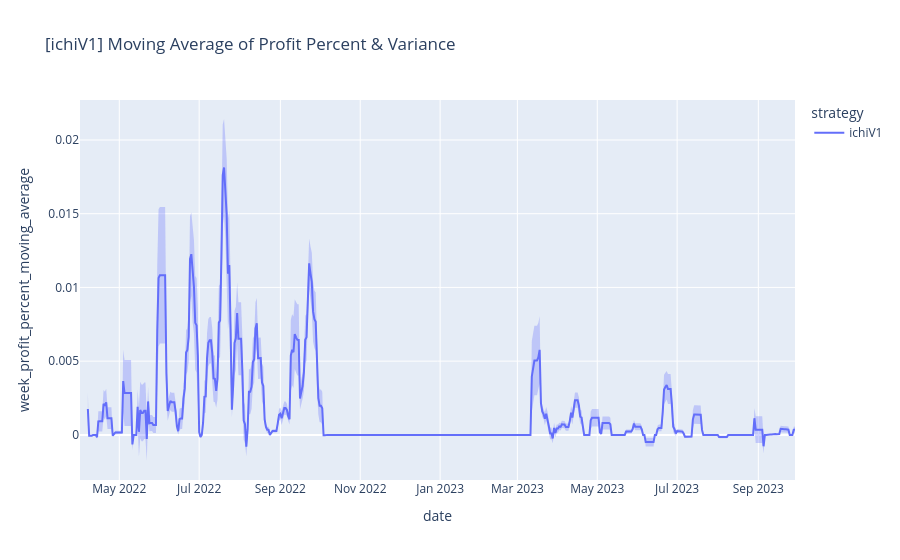
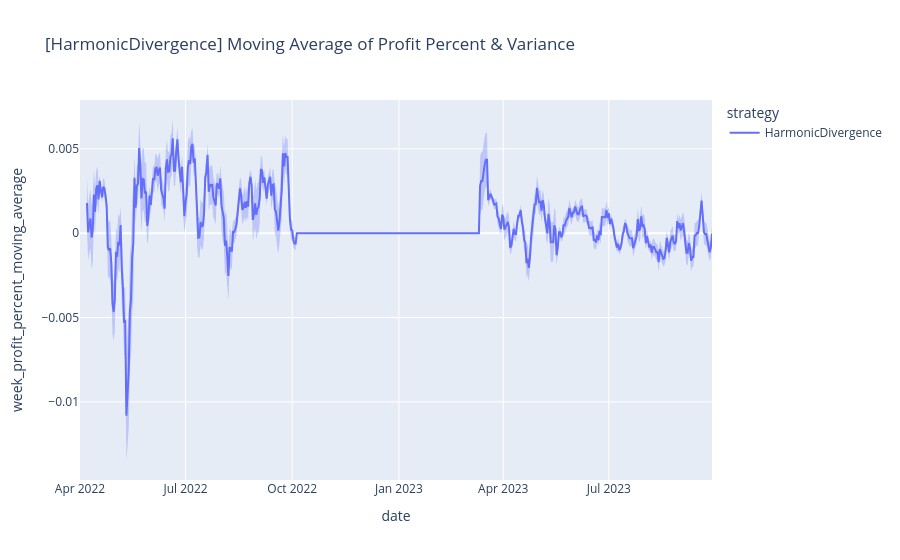
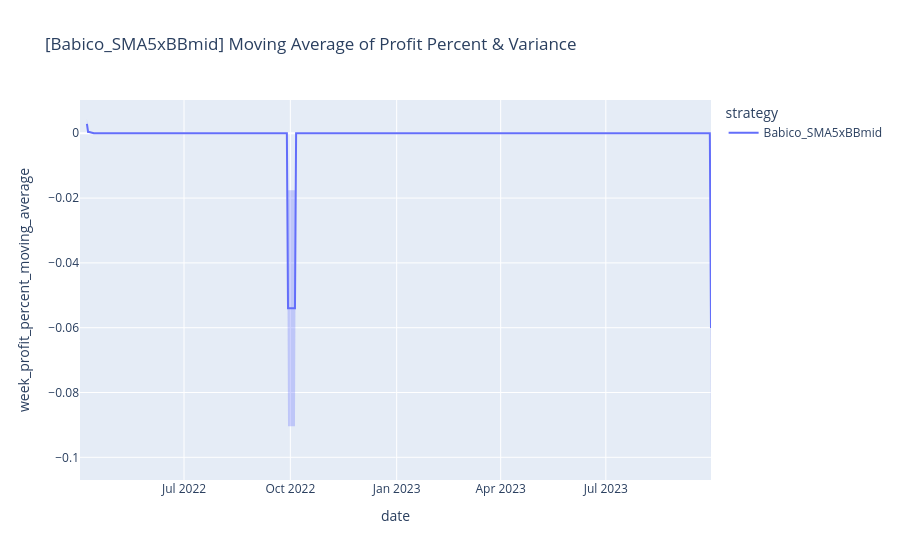
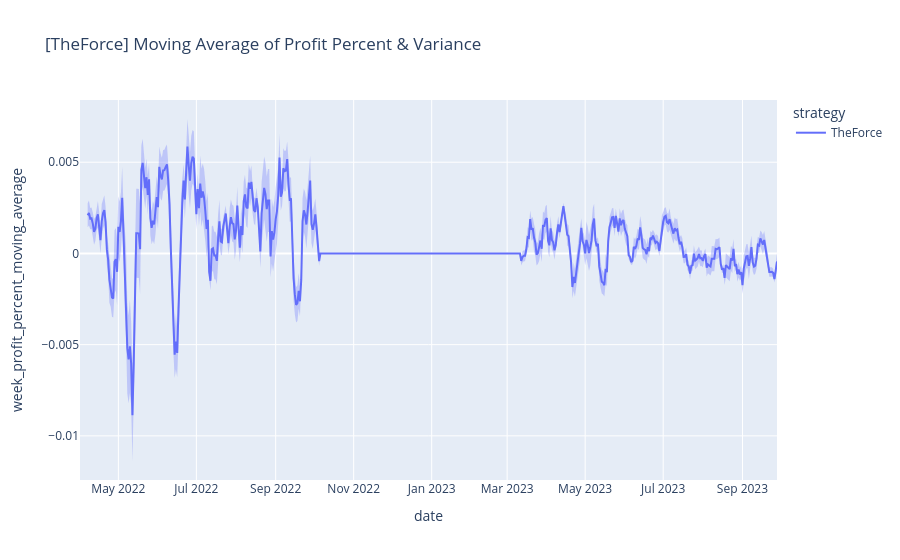

The code cell stored with these charts, in order, in its notebook:
### Code cell
# Import graphic objects
import plotly.graph_objs as go

def line(error_y_mode=None, **kwargs):
    """Extension of `plotly.express.line` to use error bands."""
    ERROR_MODES = {'bar','band','bars','bands',None}
    if error_y_mode not in ERROR_MODES:
        raise ValueError(f"'error_y_mode' must be one of {ERROR_MODES}, received {repr(error_y_mode)}.")
    if error_y_mode in {'bar','bars',None}:
        fig = px.line(**kwargs)
    elif error_y_mode in {'band','bands'}:
        if 'error_y' not in kwargs:
            raise ValueError(f"If you provide argument 'error_y_mode' you must also provide 'error_y'.")
        figure_with_error_bars = px.line(**kwargs)
        fig = px.line(**{arg: val for arg,val in kwargs.items() if arg != 'error_y'})
        for data in figure_with_error_bars.data:
            x = list(data['x'])
            y_upper = list(data['y'] + data['error_y']['array'])
            y_lower = list(data['y'] - data['error_y']['array'])
            color = f"rgba({tuple(int(data['line']['color'].lstrip('#')[i:i+2], 16) for i in (0, 2, 4))},.3)".replace('((','(').replace('),',',').replace(' ','')
            fig.add_trace(
                go.Scatter(
                    x = x+x[::-1],
                    y = y_upper+y_lower[::-1],
                    fill = 'toself',
                    fillcolor = color,
                    line = dict(color = 'rgba(255,255,255,0)'),
                    hoverinfo = "skip",
                    showlegend = False,
                    legendgroup = data['legendgroup'],
                    xaxis = data['xaxis'],
                    yaxis = data['yaxis'],
                )
            )
        # Reorder data as said here: https://stackoverflow.com/a/66854398/8849755
        reordered_data = []
        for i in range(int(len(fig.data)/2)):
            reordered_data.append(fig.data[i+int(len(fig.data)/2)])
            reordered_data.append(fig.data[i])
        fig.data = tuple(reordered_data)
    return fig


summary_filtered_df['week_profit_percent_moving_std_half'] = summary_filtered_df['week_profit_percent_moving_std']/4
for strategy in strategies_filter:
    # Gets strat_df
    strat_df = summary_filtered_df.loc[summary_filtered_df['strategy'] == strategy]
    # Plots Average profit perfent and its variance as continuous error lines per week for each strategy
    fig = line( data_frame = strat_df,
                x = 'date',
                y = 'week_profit_percent_moving_average',
                error_y = 'week_profit_percent_moving_std_half',
                error_y_mode = 'band',
                color = 'strategy',
                title = f'[{strategy}] Moving Average of Profit Percent & Variance')
    fig.show()

### Figure 1 — Plotly figure (JSON) as saved in the notebook; plotly's stock layout.template omitted (floating-point values rounded to 4 significant figures; data arrays with more than 128 entries replaced by an {"elided": "..."} marker saying what was removed)
{"data": [{"fill": "toself", "fillcolor": "rgba(99,110,250,.3)", "hoverinfo": "skip", "legendgroup": "ichiV1", "line": {"color": "rgba(255,255,255,0)"}, "showlegend": false, "type": "scatter", "x": {"elided": "1094 str values"}, "xaxis": "x", "y": {"elided": "1094 float values"}, "yaxis": "y"}, {"hovertemplate": "strategy=ichiV1<br>date=%{x}<br>week_profit_percent_moving_average=%{y}<extra></extra>", "legendgroup": "ichiV1", "line": {"color": "#636efa", "dash": "solid"}, "marker": {"symbol": "circle"}, "mode": "lines", "name": "ichiV1", "orientation": "v", "showlegend": true, "type": "scatter", "x": {"elided": "547 str values"}, "xaxis": "x", "y": {"elided": "547 float values"}, "yaxis": "y"}], "layout": {"legend": {"title": {"text": "strategy"}, "tracegroupgap": 0}, "title": {"text": "[ichiV1] Moving Average of Profit Percent & Variance"}, "xaxis": {"anchor": "y", "domain": [0, 1], "title": {"text": "date"}}, "yaxis": {"anchor": "x", "domain": [0, 1], "title": {"text": "week_profit_percent_moving_average"}}}}

### Figure 2 — Plotly figure (JSON) as saved in the notebook; plotly's stock layout.template omitted (floating-point values rounded to 4 significant figures; data arrays with more than 128 entries replaced by an {"elided": "..."} marker saying what was removed)
{"data": [{"fill": "toself", "fillcolor": "rgba(99,110,250,.3)", "hoverinfo": "skip", "legendgroup": "HarmonicDivergence", "line": {"color": "rgba(255,255,255,0)"}, "showlegend": false, "type": "scatter", "x": {"elided": "1092 str values"}, "xaxis": "x", "y": {"elided": "1092 float values"}, "yaxis": "y"}, {"hovertemplate": "strategy=HarmonicDivergence<br>date=%{x}<br>week_profit_percent_moving_average=%{y}<extra></extra>", "legendgroup": "HarmonicDivergence", "line": {"color": "#636efa", "dash": "solid"}, "marker": {"symbol": "circle"}, "mode": "lines", "name": "HarmonicDivergence", "orientation": "v", "showlegend": true, "type": "scatter", "x": {"elided": "546 str values"}, "xaxis": "x", "y": {"elided": "546 float values"}, "yaxis": "y"}], "layout": {"legend": {"title": {"text": "strategy"}, "tracegroupgap": 0}, "title": {"text": "[HarmonicDivergence] Moving Average of Profit Percent & Variance"}, "xaxis": {"anchor": "y", "domain": [0, 1], "title": {"text": "date"}}, "yaxis": {"anchor": "x", "domain": [0, 1], "title": {"text": "week_profit_percent_moving_average"}}}}

### Figure 3 — Plotly figure (JSON) as saved in the notebook; plotly's stock layout.template omitted (floating-point values rounded to 4 significant figures; data arrays with more than 128 entries replaced by an {"elided": "..."} marker saying what was removed)
{"data": [{"fill": "toself", "fillcolor": "rgba(99,110,250,.3)", "hoverinfo": "skip", "legendgroup": "Babico_SMA5xBBmid", "line": {"color": "rgba(255,255,255,0)"}, "showlegend": false, "type": "scatter", "x": {"elided": "1094 str values"}, "xaxis": "x", "y": {"elided": "1094 float values"}, "yaxis": "y"}, {"hovertemplate": "strategy=Babico_SMA5xBBmid<br>date=%{x}<br>week_profit_percent_moving_average=%{y}<extra></extra>", "legendgroup": "Babico_SMA5xBBmid", "line": {"color": "#636efa", "dash": "solid"}, "marker": {"symbol": "circle"}, "mode": "lines", "name": "Babico_SMA5xBBmid", "orientation": "v", "showlegend": true, "type": "scatter", "x": {"elided": "547 str values"}, "xaxis": "x", "y": {"elided": "547 float values"}, "yaxis": "y"}], "layout": {"legend": {"title": {"text": "strategy"}, "tracegroupgap": 0}, "title": {"text": "[Babico_SMA5xBBmid] Moving Average of Profit Percent & Variance"}, "xaxis": {"anchor": "y", "domain": [0, 1], "title": {"text": "date"}}, "yaxis": {"anchor": "x", "domain": [0, 1], "title": {"text": "week_profit_percent_moving_average"}}}}

### Figure 4 — Plotly figure (JSON) as saved in the notebook; plotly's stock layout.template omitted (floating-point values rounded to 4 significant figures; data arrays with more than 128 entries replaced by an {"elided": "..."} marker saying what was removed)
{"data": [{"fill": "toself", "fillcolor": "rgba(99,110,250,.3)", "hoverinfo": "skip", "legendgroup": "TheForce", "line": {"color": "rgba(255,255,255,0)"}, "showlegend": false, "type": "scatter", "x": {"elided": "1092 str values"}, "xaxis": "x", "y": {"elided": "1092 float values"}, "yaxis": "y"}, {"hovertemplate": "strategy=TheForce<br>date=%{x}<br>week_profit_percent_moving_average=%{y}<extra></extra>", "legendgroup": "TheForce", "line": {"color": "#636efa", "dash": "solid"}, "marker": {"symbol": "circle"}, "mode": "lines", "name": "TheForce", "orientation": "v", "showlegend": true, "type": "scatter", "x": {"elided": "546 str values"}, "xaxis": "x", "y": {"elided": "546 float values"}, "yaxis": "y"}], "layout": {"legend": {"title": {"text": "strategy"}, "tracegroupgap": 0}, "title": {"text": "[TheForce] Moving Average of Profit Percent & Variance"}, "xaxis": {"anchor": "y", "domain": [0, 1], "title": {"text": "date"}}, "yaxis": {"anchor": "x", "domain": [0, 1], "title": {"text": "week_profit_percent_moving_average"}}}}
